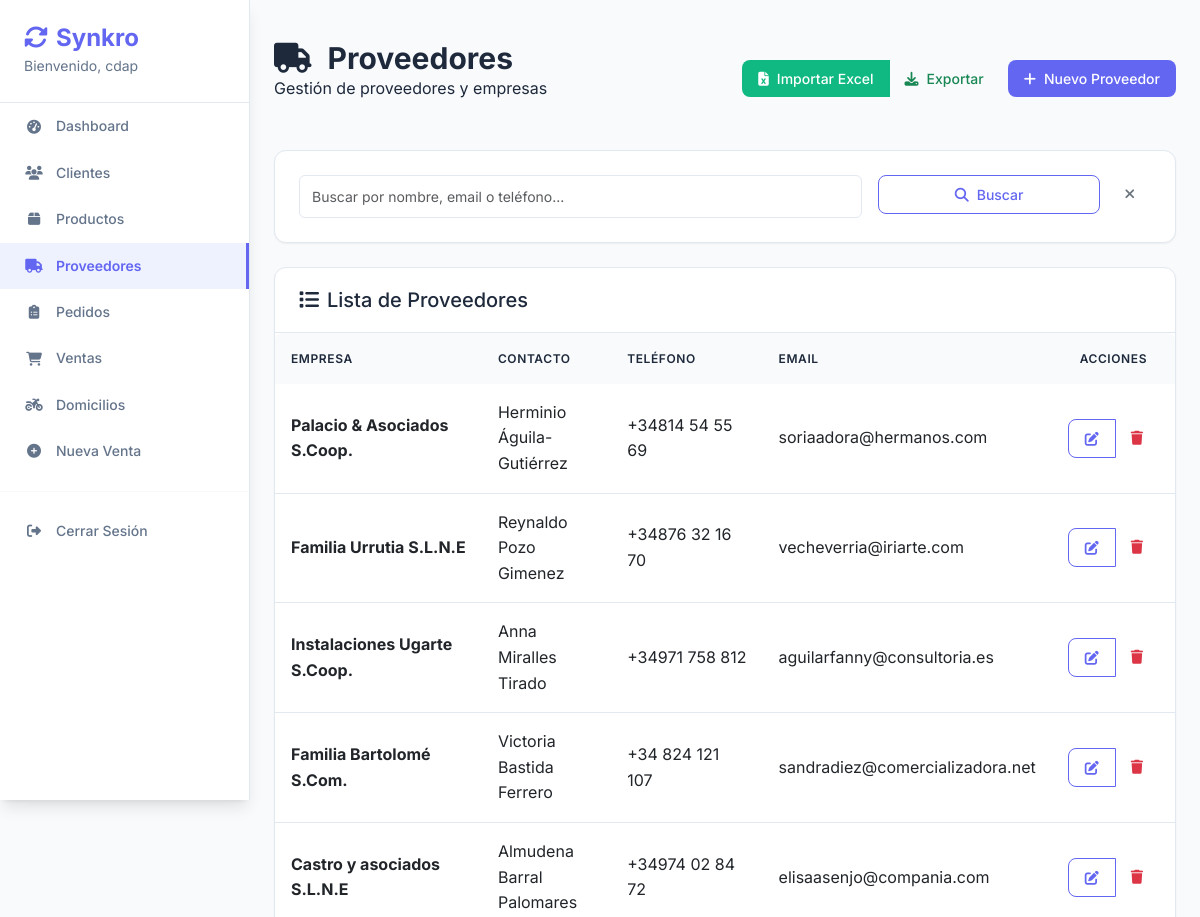
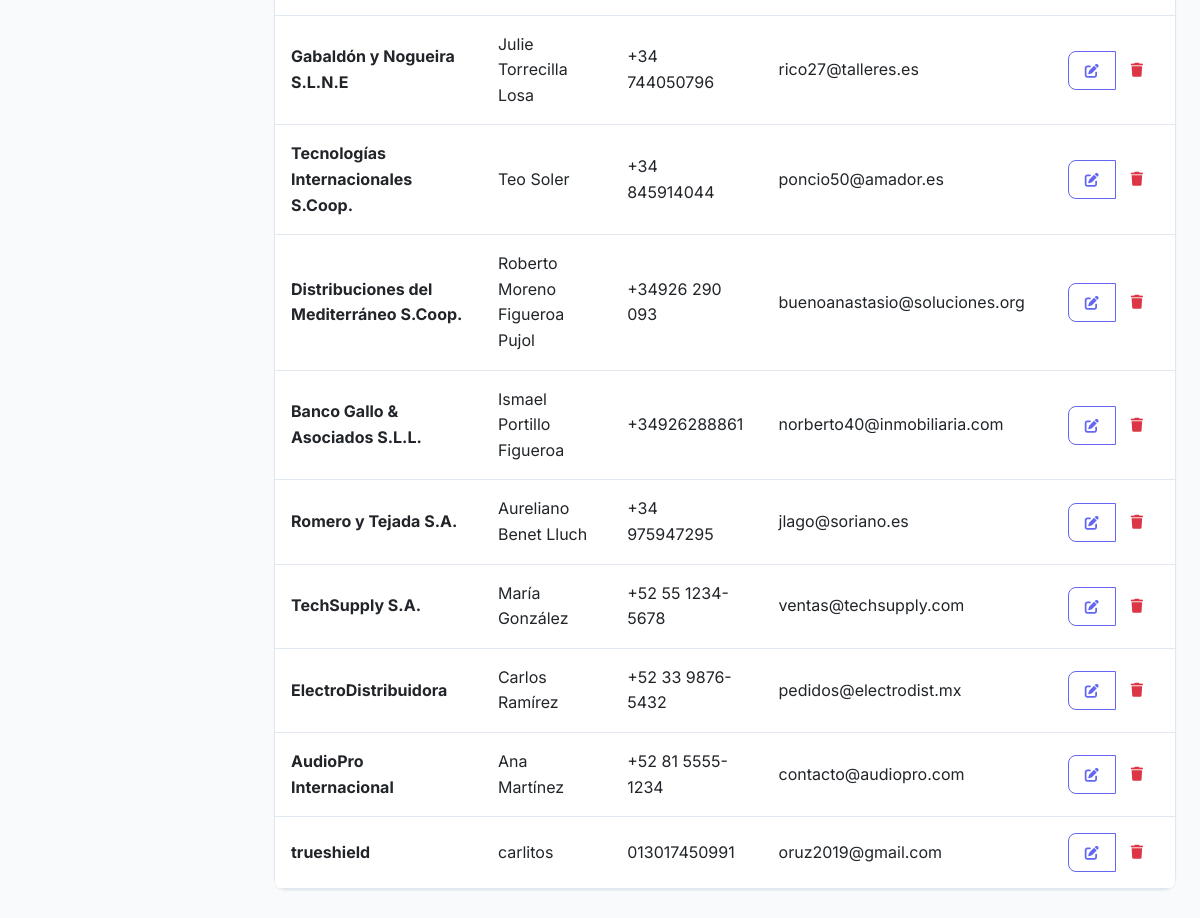
Page /proveedores/ (signed in) on the committed database (2 pictures, top to bottom).
### core/models.py (models this page shows, shortened)
class Proveedor(models.Model):
    nombre = models.CharField(max_length=200)
    contacto = models.CharField(max_length=100, blank=True)
    razon_social = models.CharField(max_length=200, blank=True)
    direccion = models.CharField(max_length=200, blank=True)
    telefono = models.CharField(max_length=20, blank=True)
    email = models.EmailField(blank=True, null=True)

### core/views.py (the view)
# urls.py: path('proveedores/', views.proveedor_list, name='proveedor_list'),
@login_required
def proveedor_list(request):
    search = request.GET.get('search', '')
    proveedores = Proveedor.objects.all()
    if search:
        proveedores = proveedores.filter(
            Q(nombre__icontains=search) |
            Q(email__icontains=search) |
            Q(telefono__icontains=search)
        )
    return render(request, 'proveedores/list.html', {
        'proveedores': proveedores,
        'search': search
    })

### core/templates/proveedores/list.html (shortened to what this page needs)
{% extends 'base.html' %}
{% block content %}
<div class="page-header">
    <div class="d-flex justify-content-between align-items-center">
        <div>
            <h1 class="page-title">
                <i class="fas fa-truck me-3"></i>Proveedores
            </h1>
            <p class="page-subtitle">Gestión de proveedores y empresas</p>
        </div>
        <div class="btn-toolbar">
            <div class="btn-group me-2">
                <button type="button" class="btn btn-success" data-bs-toggle="modal" data-bs-target="#importarModal">
                    <i class="fas fa-file-excel me-2"></i>Importar Excel
                </button>
                <a href="{% url 'proveedores_exportar_excel' %}" class="btn btn-outline-success">
                    <i class="fas fa-download me-2"></i>Exportar
                </a>
            </div>
            <a href="{% url 'proveedor_add' %}" class="btn btn-primary">
                <i class="fas fa-plus me-2"></i>Nuevo Proveedor
            </a>
        </div>
    </div>
</div>
<div class="card mb-4">
    <div class="card-body">
        <form method="get" class="row g-3">
            <div class="col-md-8">
                <input type="text" name="search" class="form-control"
                       placeholder="Buscar por nombre, email o teléfono..."
                       value="{{ search }}">
            </div>
            <div class="col-md-4">
                <div class="d-flex gap-2">
                    <button type="submit" class="btn btn-outline-primary flex-fill">
                        <i class="fas fa-search me-2"></i>Buscar
                    </button>
                    <a href="{% url 'proveedor_list' %}" class="btn btn-outline-secondary">
                        <i class="fas fa-times"></i>
                    </a>
                </div>
            </div>
        </form>
    </div>
</div>
<div class="card">
    <div class="card-header">
        <h5 class="mb-0">
            <i class="fas fa-list me-2"></i>Lista de Proveedores
        </h5>
    </div>
    <div class="card-body p-0">
        {% if proveedores %}
            <div class="table-responsive">
                <table class="table table-hover mb-0">
                    <thead>
                        <tr>
                            <th>Empresa</th>
                            <th>Contacto</th>
                            <th>Teléfono</th>
                            <th>Email</th>
                            <th class="text-center">Acciones</th>
                        </tr>
                    </thead>
                    <tbody>
                        {% for proveedor in proveedores %}
                        <tr>
                            <td>
                                <strong>{{ proveedor.nombre }}</strong>
                            </td>
                            <td>{{ proveedor.contacto|default:"-" }}</td>
                            <td>{{ proveedor.telefono|default:"-" }}</td>
                            <td>{{ proveedor.email|default:"-" }}</td>
                            <td class="text-center">
                                <div class="btn-group btn-group-sm">
                                    <a href="{% url 'proveedor_edit' proveedor.pk %}"
                                       class="btn btn-outline-primary" title="Editar">
                                        <i class="fas fa-edit"></i>
                                    </a>
                                    <a href="{% url 'proveedor_delete' proveedor.pk %}"
                                       class="btn btn-outline-danger" title="Eliminar">
                                        <i class="fas fa-trash"></i>
                                    </a>
                                </div>
                            </td>
                        </tr>
                        {% endfor %}
                    </tbody>
                </table>
            </div>
        {% endif %}
    </div>
</div>
{% endblock %}

### core/templates/base.html (shortened to what this page needs)
<!DOCTYPE html>
<html lang="es">
<head>
    <link href="https://cdn.jsdelivr.net/npm/bootstrap@5.3.0/dist/css/bootstrap.min.css" rel="stylesheet">
    <link href="https://cdnjs.cloudflare.com/ajax/libs/font-awesome/6.4.0/css/all.min.css" rel="stylesheet">
</head>
<body>
    <nav class="sidebar">
        <div class="sidebar-brand">
            <h4>
                <i class="fas fa-sync-alt me-2"></i>Synkro
            </h4>
            {% if user.is_authenticated %}
                <small>Bienvenido, {{ user.username }}</small>
            {% endif %}
        </div>
        {% if user.is_authenticated %}
        <ul class="nav flex-column">
            <li class="nav-item">
                <a class="nav-link {% if request.resolver_match.url_name == 'dashboard' %}active{% endif %}" href="{% url 'dashboard' %}">
                    <i class="fas fa-tachometer-alt"></i>Dashboard
                </a>
            </li>
            <li class="nav-item">
                <a class="nav-link {% if 'cliente' in request.resolver_match.url_name %}active{% endif %}" href="{% url 'cliente_list' %}">
                    <i class="fas fa-users"></i>Clientes
                </a>
            </li>
            <li class="nav-item">
                <a class="nav-link {% if 'producto' in request.resolver_match.url_name %}active{% endif %}" href="{% url 'producto_list' %}">
                    <i class="fas fa-box"></i>Productos
                </a>
            </li>
            <li class="nav-item">
                <a class="nav-link {% if 'proveedor' in request.resolver_match.url_name %}active{% endif %}" href="{% url 'proveedor_list' %}">
                    <i class="fas fa-truck"></i>Proveedores
                </a>
            </li>
            <li class="nav-item">
                <a class="nav-link {% if 'pedido' in request.resolver_match.url_name %}active{% endif %}" href="{% url 'pedido_list' %}">
                    <i class="fas fa-clipboard-list"></i>Pedidos
                </a>
            </li>
            <li class="nav-item">
                <a class="nav-link {% if 'venta' in request.resolver_match.url_name %}active{% endif %}" href="{% url 'venta_list' %}">
                    <i class="fas fa-shopping-cart"></i>Ventas
                </a>
            </li>
            <li class="nav-item">
                <a class="nav-link {% if 'domicilio' in request.resolver_match.url_name %}active{% endif %}" href="{% url 'domicilios_home' %}">
                    <i class="fas fa-motorcycle"></i>Domicilios
                </a>
            </li>
            <li class="nav-item">
                <a class="nav-link" href="{% url 'nueva_venta' %}">
                    <i class="fas fa-plus-circle"></i>Nueva Venta
                </a>
            </li>
            <hr>
            <li class="nav-item">
                <a class="nav-link" href="{% url 'logout' %}">
                    <i class="fas fa-sign-out-alt"></i>Cerrar Sesión
                </a>
            </li>
        </ul>
        {% endif %}
    </nav>
    <main class="main-content">
                <div class="pt-3 pb-2 mb-3">
        {% block content %}
        {% endblock %}
    </main>
</body>
</html>

### core/templates/base.html (style rules this page uses)
:root { --primary-color: #6366f1; --primary-light: #818cf8; --primary-dark: #4f46e5; --secondary-color: #64748b; --success-color: #10b981; --warning-color: #f59e0b; --danger-color: #ef4444; --light-bg: #f8fafc; --white-bg: #ffffff; --dark-text: #1e293b; --light-text: #64748b; --border-color: #e2e8f0; --shadow-sm: 0 1px 2px 0 rgb(0 0 0 / 0.05); --shadow-md: 0 4px 6px -1px rgb(0 0 0 / 0.1), 0 2px 4px -2px rgb(0 0 0 / 0.1); --shadow-lg: 0 10px 15px -3px rgb(0 0 0 / 0.1), 0 4px 6px -4px rgb(0 0 0 / 0.1); }
body { background-color: var(--light-bg); font-family: 'Inter', -apple-system, BlinkMacSystemFont, 'Segoe UI', sans-serif; color: var(--dark-text); line-height: 1.6; }
.sidebar { min-height: 100vh; background: var(--white-bg); border-right: 1px solid var(--border-color); box-shadow: var(--shadow-lg); position: fixed; top: 0; left: 0; width: 250px; z-index: 1000; overflow-y: auto; }
.sidebar .nav-link { color: var(--light-text); padding: 12px 24px; margin: 0; border-radius: 0; transition: all 0.2s ease; font-weight: 500; font-size: 0.875rem; display: flex; align-items: center; gap: 12px; }
.sidebar .nav-link i { width: 20px; text-align: center; }
.sidebar .nav-link.active { color: var(--primary-color); background-color: #eef2ff; border-right: 3px solid var(--primary-color); font-weight: 600; }
.sidebar-brand { padding: 24px; border-bottom: 1px solid var(--border-color); }
.sidebar-brand h4 { color: var(--primary-color); font-weight: 700; font-size: 1.5rem; margin: 0; }
.sidebar-brand small { color: var(--light-text); font-size: 0.875rem; }
.main-content { background-color: var(--light-bg); min-height: 100vh; padding: 24px; margin-left: 250px; }
.card { background: var(--white-bg); border: 1px solid var(--border-color); border-radius: 12px; box-shadow: var(--shadow-sm); transition: all 0.2s ease; }
.card-header { background: transparent; border-bottom: 1px solid var(--border-color); padding: 20px 24px; font-weight: 600; color: var(--dark-text); }
.card-body { padding: 24px; }
.btn { font-weight: 500; border-radius: 8px; padding: 8px 16px; font-size: 0.875rem; transition: all 0.2s ease; border: none; }
.btn-primary { background-color: var(--primary-color); color: white; }
.btn-success { background-color: var(--success-color); color: white; }
.btn-outline-primary { border: 1px solid var(--primary-color); color: var(--primary-color); background: transparent; }
.table { background: var(--white-bg); border-radius: 8px; overflow: hidden; box-shadow: var(--shadow-sm); margin-bottom: 0; }
.table thead th { background-color: #f8fafc; color: var(--dark-text); border: none; font-weight: 600; font-size: 0.75rem; text-transform: uppercase; letter-spacing: 0.05em; padding: 16px; }
.table tbody td { padding: 16px; border-color: var(--border-color); vertical-align: middle; }
.form-control, .form-select { border-radius: 6px; border: 1px solid var(--border-color); padding: 10px 12px; font-size: 0.875rem; transition: all 0.2s ease; }
.page-header { margin-bottom: 32px; }
.page-title { font-size: 1.875rem; font-weight: 700; color: var(--dark-text); margin: 0; }
hr { border-color: var(--border-color); margin: 16px 0; }

### rows in the picture
Proveedor: nombre "Palacio & Asociados S.Coop.", contacto "Herminio Águila-Gutiérrez", telefono "+34814 54 55 69", email "soriaadora@hermanos.com"
Proveedor: nombre "Familia Urrutia S.L.N.E", contacto "Reynaldo Pozo Gimenez", telefono "+34876 32 16 70", email "vecheverria@iriarte.com"
Proveedor: nombre "Instalaciones Ugarte S.Coop.", contacto "Anna Miralles Tirado", telefono "+34971 758 812", email "aguilarfanny@consultoria.es"
Proveedor: nombre "Familia Bartolomé S.Com.", contacto "Victoria Bastida Ferrero", telefono "+34 824 121 107", email "sandradiez@comercializadora.net"
Proveedor: nombre "Castro y asociados S.L.N.E", contacto "Almudena Barral Palomares", telefono "+34974 02 84 72", email "elisaasenjo@compania.com"
Proveedor: nombre "Gabaldón y Nogueira S.L.N.E", contacto "Julie Torrecilla Losa", telefono "+34 744050796", email "rico27@talleres.es"
Proveedor: nombre "Tecnologías Internacionales S.Coop.", contacto "Teo Soler", telefono "+34 845914044", email "poncio50@amador.es"
Proveedor: nombre "Distribuciones del Mediterráneo S.Coop.", contacto "Roberto Moreno Figueroa Pujol", telefono "+34926 290 093", email "buenoanastasio@soluciones.org"
Proveedor: nombre "Banco Gallo & Asociados S.L.L.", contacto "Ismael Portillo Figueroa", telefono "+34926288861", email "norberto40@inmobiliaria.com"
Proveedor: nombre "Romero y Tejada S.A.", contacto "Aureliano Benet Lluch", telefono "+34 975947295", email "jlago@soriano.es"
Proveedor: nombre "TechSupply S.A.", contacto "María González", telefono "+52 55 1234-5678", email "ventas@techsupply.com"
Proveedor: nombre "ElectroDistribuidora", contacto "Carlos Ramírez", telefono "+52 33 9876-5432", email "pedidos@electrodist.mx"
Proveedor: nombre "AudioPro Internacional", contacto "Ana Martínez", telefono "+52 81 5555-1234", email "contacto@audiopro.com"
Proveedor: nombre "trueshield", contacto "carlitos", telefono "013017450991", email "oruz2019@gmail.com"

### other values in the picture
{{ user.username }} "cdap"
